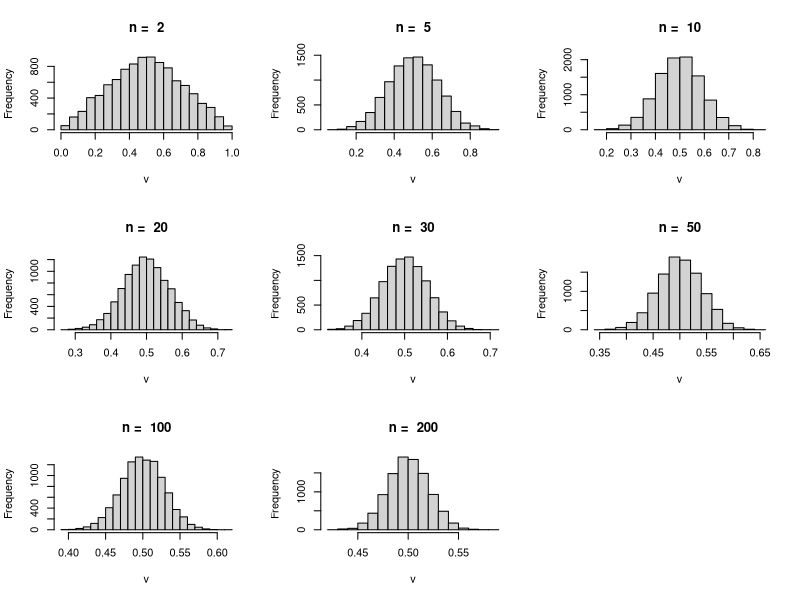

The R script that drew this image:
B=10000
png("Q1_uniforme.png")
v = c()
par(mfrow=c(3,3))
for(n in c(2,5,10,20,30,50,100,200)){
    for(i in 1:B){
        v[i] = mean( runif(n,0,1) )
    }
    hist(v,main = paste("n = ",n),breaks=20)
    
}

    
